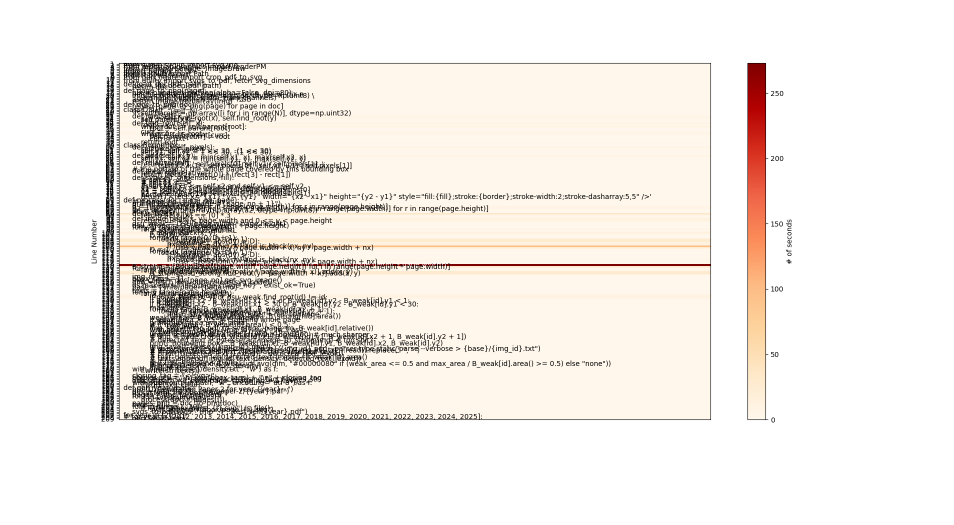
#> input picture scripts/heatmap.png, 1907 x 1049 px (shown at 1/2 size)
$ python -i page_reader.py   (imports and definitions only)
#> lines starting #> are read from the running program, lines starting #| are printed output that depends on the picture; after the words box and inside, x2 and y2 are one past the last pixel; in counts of white or black regions, pixels touching at a corner belong together
#> further down, picture is the input picture: shape (1049, 1907, 3); mean B, G, R 229.8, 234.7, 239.5

import os
import cv2
import numpy as np
import pytesseract
from PIL import Image

class PageReader:
    def __init__(self):
        pass

    def page_to_png(page, dpi):
        pix = page.get_pixmap(alpha=False, dpi=dpi)
        height, width, num_channels = pix.h, pix.w, pix.n
        img = np.frombuffer(pix.samples, dtype=np.uint8) \
            .reshape(height, width, num_channels)
        assert num_channels == 3 # RGB
        return Image.fromarray(img)

    def read_label(self, image):
        gry = cv2.cvtColor(np.array(image), cv2.COLOR_BGR2GRAY)
        blur = cv2.GaussianBlur(gry, (5, 5), 0)
        _, thr = cv2.threshold(blur, 0, 255, cv2.THRESH_BINARY + cv2.THRESH_OTSU)

        try:
            txt = pytesseract.image_to_string(thr, config="--psm 6 -c tessedit_char_whitelist=0l123456789][ABCD.,").strip()
        except:
            return "" # why?
        similar = [
            ["][IlL", "1"],
            [",", "."]
        ]
        for c_from, c_to in similar:
            for c in c_from:
                txt = txt.replace(c, c_to)
        return txt

    def read_text(self, image, label_mode=False):
#> called with label_mode = False
        image = np.array(image)
        height, width = image.shape[:2]
#> height = 1049; width = 1907
        image = cv2.resize(image, (width * 3, height * 3), interpolation=cv2.INTER_CUBIC)
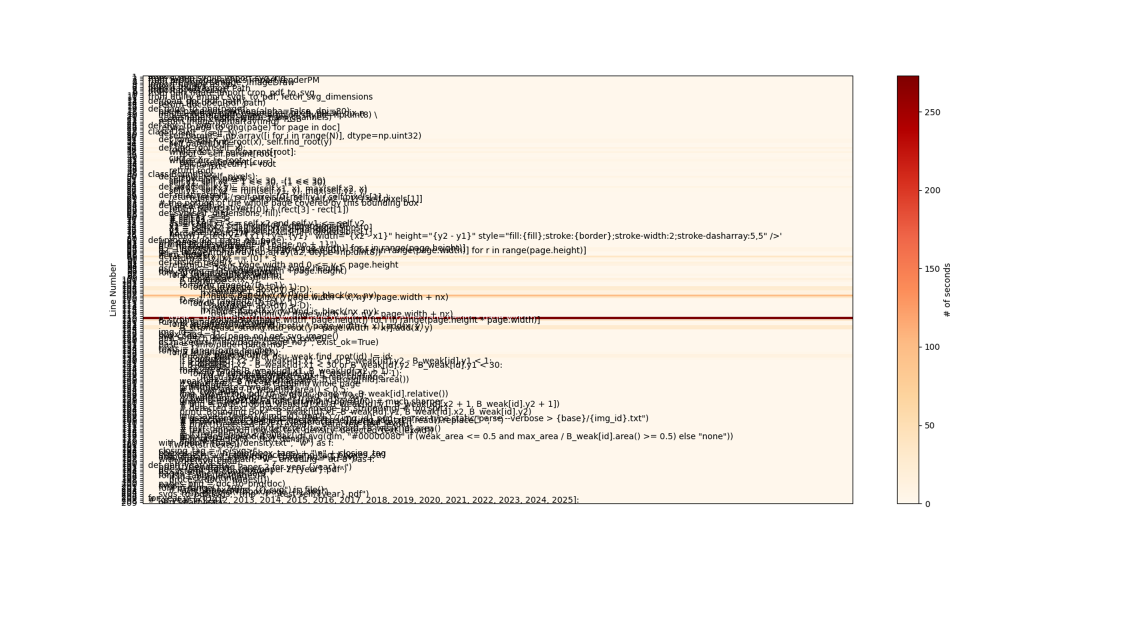
#> image: shape (3147, 5721, 3) (shown at 1/5 size); mean B, G, R 229.8, 234.6, 239.2
        gry = cv2.cvtColor(np.array(image), cv2.COLOR_BGR2GRAY)
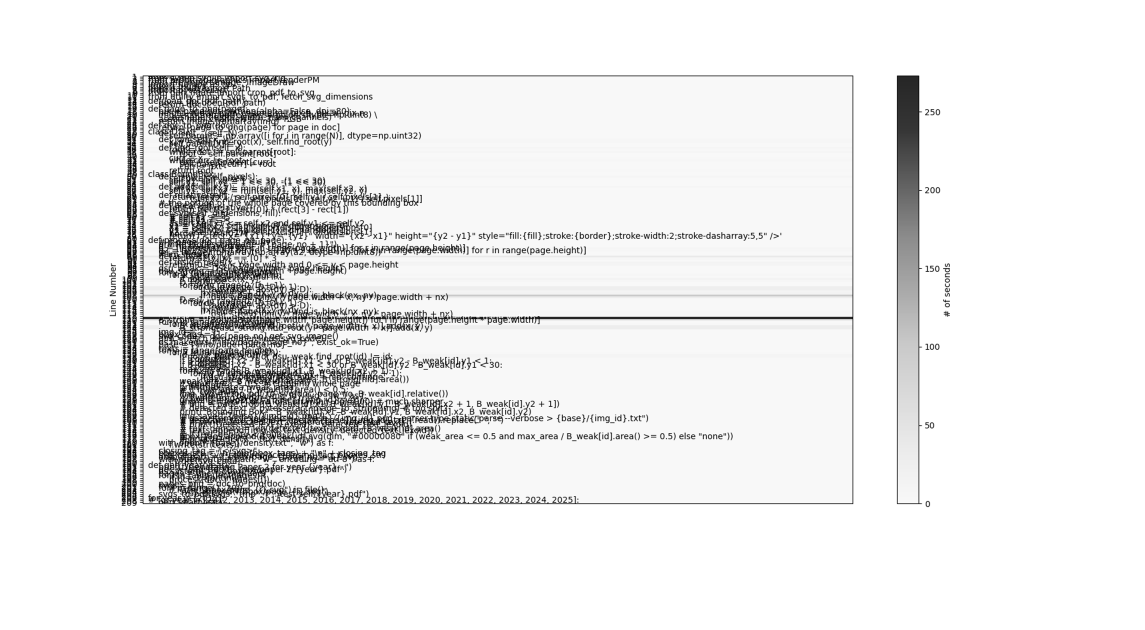
#> gry: shape (3147, 5721) (shown at 1/5 size); min 0, max 255, mean 235.4
        thr = 255 - cv2.threshold(gry, 0, 255, cv2.THRESH_BINARY_INV + cv2.THRESH_OTSU)[1]
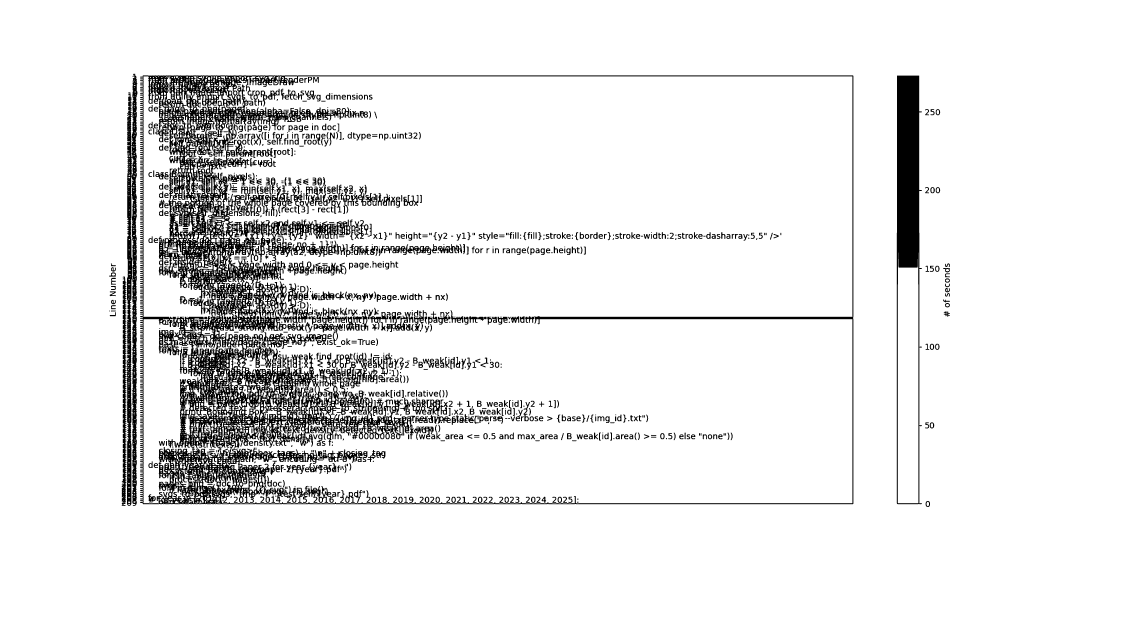
#> thr: shape (3147, 5721) (shown at 1/5 size); 92.1% white; 999 black regions (65 under 20 px), largest, box (x1, y1, x2, y2) and area: (700, 377, 4267, 2521) 809196, (4484, 378, 4610, 2521) 119505, (609, 369, 687, 2530) 93330
        thr = cv2.GaussianBlur(thr, (3,3), 0)
#> (the run stopped early here; a loop or call above may not have finished)
